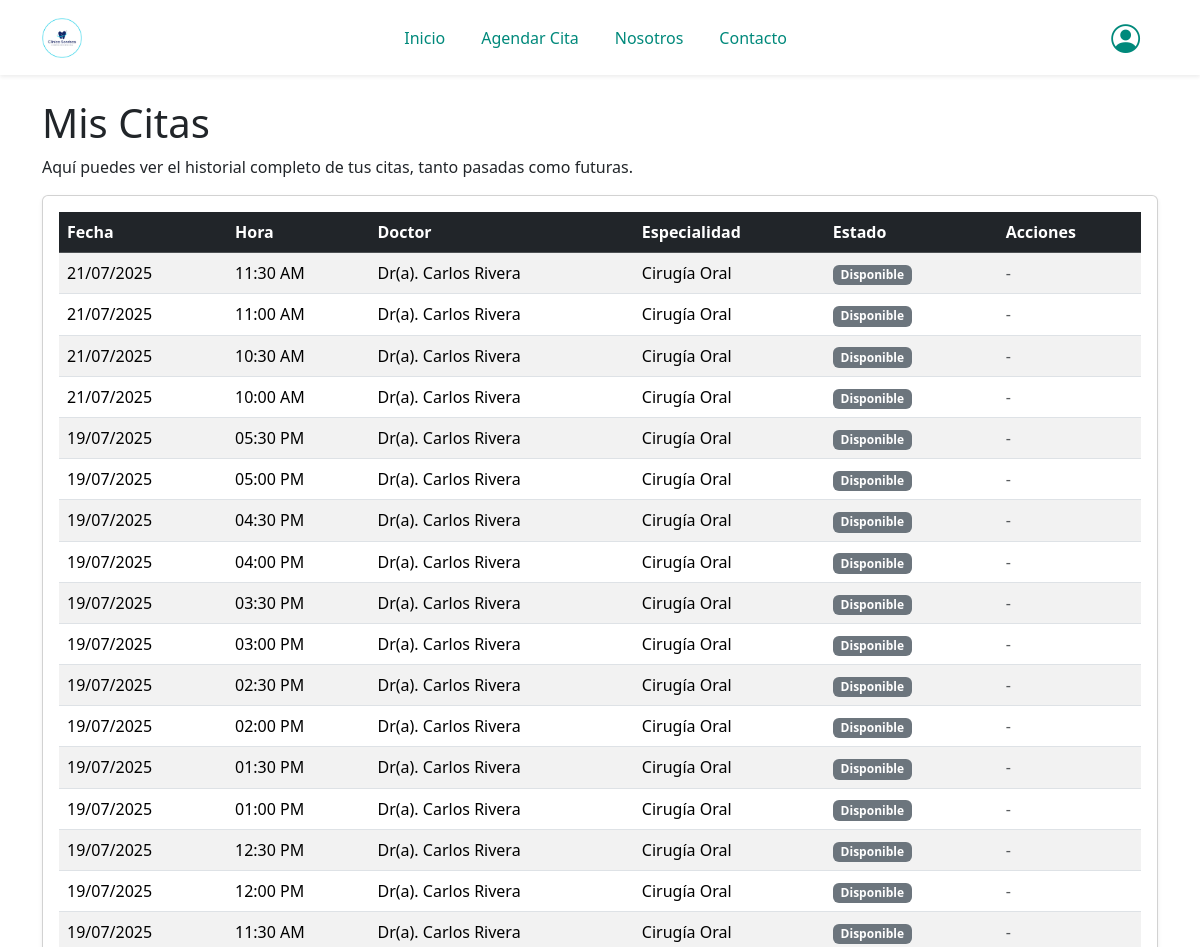
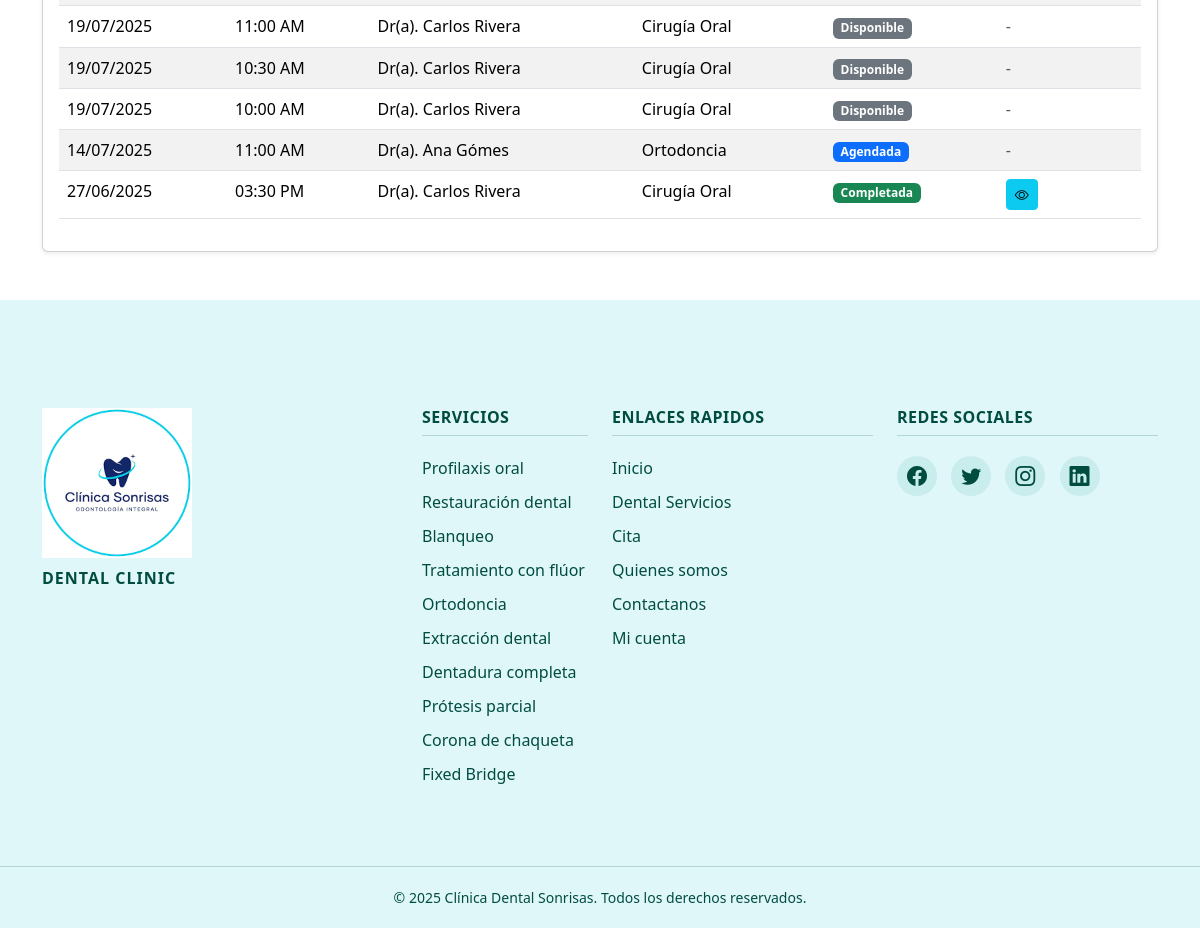
Screenshot of /paciente/mis_citas.php (signed in) with the database file from the repository (2 pictures, top to bottom).
### tables this page shows
CREATE TABLE `citas` (
  `id_cita` int(11) NOT NULL,
  `id_paciente` int(11) NOT NULL,
  `id_doctor` int(11) NOT NULL,
  `fecha_cita` date NOT NULL,
  `hora_cita` time NOT NULL,
  `estado` enum('disponible','agendada','completada','cancelada') NOT NULL DEFAULT 'agendada',
  `fecha_creacion` timestamp NOT NULL DEFAULT current_timestamp()
);

CREATE TABLE `usuarios` (
  `id_usuario` int(11) NOT NULL,
  `nombre` varchar(100) NOT NULL,
  `apellido` varchar(100) NOT NULL,
  `celular` varchar(20) DEFAULT NULL,
  `dni` varchar(20) DEFAULT NULL,
  `correo` varchar(100) NOT NULL,
  `password` varchar(255) NOT NULL,
  `rol` enum('paciente','doctor','administrador') NOT NULL,
  `estado` enum('activo','inactivo') NOT NULL DEFAULT 'activo',
  `fecha_registro` timestamp NOT NULL DEFAULT current_timestamp()
);

CREATE TABLE `especialidades` (
  `id_especialidad` int(11) NOT NULL,
  `nombre_especialidad` varchar(100) NOT NULL,
  `estado` enum('activo','inactivo') NOT NULL DEFAULT 'activo'
);

### paciente/mis_citas.php (the view, shortened to what this page needs)
<?php
require_once __DIR__ . '/../includes/config.php';
$id_usuario = $_SESSION['id_usuario'];
$sql = "SELECT c.id_cita, c.fecha_cita, c.hora_cita, c.estado,
               u.nombre as nombre_doctor, u.apellido as apellido_doctor, e.nombre_especialidad
        FROM citas c
        JOIN doctores d ON c.id_doctor = d.id_doctor
        JOIN usuarios u ON d.id_usuario = u.id_usuario
        JOIN especialidades e ON d.id_especialidad = e.id_especialidad
        JOIN pacientes p ON c.id_paciente = p.id_paciente
        WHERE p.id_usuario = ?
        ORDER BY c.fecha_cita DESC, c.hora_cita DESC";
$stmt = $mysqli->prepare($sql);
$stmt->bind_param("i", $id_usuario);
$stmt->execute();
$citas = $stmt->get_result();
?>
<?php require_once ROOT_PATH . '/includes/header.php'; ?>
<h1>Mis Citas</h1>
<p>Aquí puedes ver el historial completo de tus citas, tanto pasadas como futuras.</p>
<div class="card shadow-sm">
    <div class="card-body">
        <div class="table-responsive">
            <table class="table table-striped table-hover">
                <thead class="table-dark">
                    <tr>
                        <th>Fecha</th>
                        <th>Hora</th>
                        <th>Doctor</th>
                        <th>Especialidad</th>
                        <th>Estado</th>
                        <th>Acciones</th>
                    </tr>
                </thead>
                <tbody>
                    <?php if ($citas->num_rows > 0): ?>
                        <?php while($cita = $citas->fetch_assoc()): ?>
                            <tr>
                                <td><?php echo date("d/m/Y", strtotime($cita['fecha_cita'])); ?></td>
                                <td><?php echo date("h:i A", strtotime($cita['hora_cita'])); ?></td>
                                <td><?php echo 'Dr(a). ' . htmlspecialchars($cita['nombre_doctor'] . ' ' . $cita['apellido_doctor']); ?></td>
                                <td><?php echo htmlspecialchars($cita['nombre_especialidad']); ?></td>
                                <td>
                                    <?php
                                        $estado = $cita['estado'];
                                        $badge_class = 'bg-secondary';
                                        if ($estado == 'agendada') $badge_class = 'bg-primary';
                                        if ($estado == 'completada') $badge_class = 'bg-success';
                                    ?>
                                    <span class="badge <?php echo $badge_class; ?>"><?php echo ucfirst($estado); ?></span>
                                </td>
                                <td>
                                    <?php if ($cita['estado'] == 'completada'): ?>
                                        <a href="ver_detalle_cita.php?id=<?php echo $cita['id_cita']; ?>" class="btn btn-info btn-sm" title="Ver Detalle">
                                            <i class="bi bi-eye"></i>
                                        </a>
                                    <?php else: ?>
                                        <span class="text-muted">-</span>
                                    <?php endif; ?>
                                </td>
                            </tr>
                        <?php endwhile; ?>
                    <?php else: ?>
                        <tr>
                            <td colspan="6" class="text-center">No tienes citas registradas. <a href="agendar_cita.php">¡Agenda una ahora!</a></td>
                        </tr>
                    <?php endif; ?>
                </tbody>
            </table>
        </div>
    </div>
</div>
<?php require_once ROOT_PATH . '/includes/footer.php'; ?>

### includes/header.php (shortened to what this page needs)
<?php
$current_page = basename($_SERVER['PHP_SELF']);
$rol = $_SESSION['rol'] ?? 'publico';
?>
<!DOCTYPE html>
<html lang="es">
<head>
    <link href="https://cdn.jsdelivr.net/npm/bootstrap@5.3.3/dist/css/bootstrap.min.css" rel="stylesheet">
    <link rel="stylesheet" href="https://cdn.jsdelivr.net/npm/bootstrap-icons@1.11.3/font/bootstrap-icons.min.css">
    <link rel="stylesheet" href="<?php echo BASE_URL; ?>assets/css/style.css">
</head>
<body class="d-flex flex-column min-vh-100">
<?php if ($rol == 'doctor' || $rol == 'administrador'): ?>
    <?php
    $nav_class = '';
    if ($rol == 'administrador') $nav_class = 'bg-danger';
    if ($rol == 'doctor') $nav_class = 'bg-success';
    ?>
    <nav class="navbar navbar-expand-lg navbar-dark shadow-sm <?php echo $nav_class; ?>">
        <div class="container">
            <a class="navbar-brand fw-bold" href="<?php echo BASE_URL; ?>index.php">
                <i class="bi bi-shield-lock-fill"></i>
                <?php echo ($rol == 'administrador') ? 'Panel de Admin' : 'Panel de Doctor'; ?>
            </a>
            <button class="navbar-toggler" type="button" data-bs-toggle="collapse" data-bs-target="#navbarNav"><span class="navbar-toggler-icon"></span></button>
            <div class="collapse navbar-collapse" id="navbarNav">
                <ul class="navbar-nav ms-auto mb-2 mb-lg-0">
                    <?php if ($rol == 'administrador'): ?>
                        <li class="nav-item"><a class="nav-link" href="<?php echo BASE_URL; ?>admin/index.php">Menu</a></li>
                        <li class="nav-item"><a class="nav-link" href="<?php echo BASE_URL; ?>admin/gestionar_doctores.php">Doctores</a></li>
                        <li class="nav-item"><a class="nav-link" href="<?php echo BASE_URL; ?>admin/ver_usuarios.php">Usuarios</a></li>
                        <li class="nav-item"><a class="nav-link" href="<?php echo BASE_URL; ?>admin/gestionar_horarios.php">Horarios</a></li>
                    <?php else:  ?>
                        <li class="nav-item"><a class="nav-link" href="<?php echo BASE_URL; ?>doctor/index.php">Menu</a></li>
                        <li class="nav-item"><a class="nav-link" href="<?php echo BASE_URL; ?>doctor/agenda.php">Mi Agenda</a></li>
                        <li class="nav-item"><a class="nav-link" href="<?php echo BASE_URL; ?>doctor/mis_pacientes.php">Mis Pacientes</a></li>
                    <?php endif; ?>
                    <li class="nav-item dropdown">
                        <a class="nav-link dropdown-toggle" href="#" id="navbarUserDropdown" role="button" data-bs-toggle="dropdown" aria-expanded="false">
                            <i class="bi bi-person-circle"></i> <?php echo htmlspecialchars($_SESSION["nombre"]); ?>
                        </a>
                        <ul class="dropdown-menu dropdown-menu-end">
                            <?php $url_perfil = ($rol == 'doctor') ? BASE_URL . 'doctor/editar_perfil.php' : BASE_URL . 'paciente/editar_perfil.php'; ?>
                            <li><a class="dropdown-item" href="<?php echo $url_perfil; ?>">Editar Perfil</a></li>
                            <li><hr class="dropdown-divider"></li>
                            <li><a class="dropdown-item text-danger" href="<?php echo BASE_URL; ?>auth/logout.php"><i class="bi bi-box-arrow-right"></i> Cerrar Sesión</a></li>
                        </ul>
                    </li>
                </ul>
            </div>
        </div>
    </nav>
<?php else: ?>
    <nav class="navbar navbar-expand-lg navbar-light bg-white shadow-sm sticky-top">
      <div class="container">
        <a class="navbar-brand" href="<?php echo BASE_URL; ?>index.php"><img src="<?php echo BASE_URL; ?>assets/img/logo.png" alt="Logo Clínica Dental"></a>
        <div class="collapse navbar-collapse" id="navbarNav">
            <ul class="navbar-nav mx-auto">
                <li class="nav-item"><a class="nav-link <?php if ($current_page == 'index.php') echo 'active'; ?>" href="<?php echo BASE_URL; ?>index.php">Inicio</a></li>
                <li class="nav-item"><a class="nav-link <?php if ($current_page == 'agendar_cita.php') echo 'active'; ?>" href="<?php echo BASE_URL; ?>paciente/agendar_cita.php">Agendar Cita</a></li>
                <li class="nav-item"><a class="nav-link <?php if ($current_page == 'nosotros.php') echo 'active'; ?>" href="<?php echo BASE_URL; ?>nosotros.php">Nosotros</a></li>
                <li class="nav-item"><a class="nav-link <?php if ($current_page == 'contacto.php') echo 'active'; ?>" href="<?php echo BASE_URL; ?>contacto.php">Contacto</a></li>
            </ul>
            <ul class="navbar-nav">
                <?php if (isset($_SESSION['loggedin']) && $_SESSION['loggedin'] === true):  ?>
                    <li class="nav-item dropdown">
                        <a class="nav-link user-icon-link" href="#" id="navbarUserDropdown" role="button" data-bs-toggle="dropdown" aria-expanded="false"><i class="bi bi-person-circle"></i></a>
                    </li>
                <?php else:  ?>
                    <li class="nav-item"><a class="btn btn-outline-primary" href="<?php echo BASE_URL; ?>auth/login.php">Iniciar Sesión</a></li>
                <?php endif; ?>
            </ul>
        </div>
      </div>
    </nav>
<?php endif; ?>
<div class="container mt-4 mb-5 flex-grow-1">

### includes/footer.php (shortened to what this page needs)
</div> <footer class="site-footer mt-auto">
    <br/>
    <br/>
    <div class="footer-top">
        <div class="container">
            <div class="row">
                <div class="col-lg-4 col-md-6 col-12 mb-4">
                    <div class="footer-logo">
                        <img src="<?php echo BASE_URL; ?>assets/img/logo.png" alt="Logo Clínica Dental" class="img-fluid mb-2" style="max-width: 150px;">
                        <p class="clinic-name">DENTAL CLINIC</p>
                    </div>
                </div>
                <div class="col-lg-2 col-md-6 col-12 mb-4">
                    <h5 class="footer-title">Servicios</h5>
                    <ul class="list-unstyled footer-links">
                        <li><a href="#">Profilaxis oral</a></li>
                        <li><a href="#">Restauración dental</a></li>
                        <li><a href="#">Blanqueo</a></li>
                        <li><a href="#">Tratamiento con flúor</a></li>
                        <li><a href="#">Ortodoncia</a></li>
                        <li><a href="#">Extracción dental</a></li>
                        <li><a href="#">Dentadura completa</a></li>
                        <li><a href="#">Prótesis parcial</a></li>
                        <li><a href="#">Corona de chaqueta</a></li>
                        <li><a href="#">Fixed Bridge</a></li>
                    </ul>
                </div>
                <div class="col-lg-3 col-md-6 col-12 mb-4">
                    <h5 class="footer-title">Enlaces rapidos</h5>
                    <ul class="list-unstyled footer-links">
                        <li><a href="<?php echo BASE_URL; ?>index.php">Inicio</a></li>
                        <li><a href="#">Dental Servicios</a></li>
                        <li><a href="<?php echo BASE_URL; ?>paciente/agendar_cita.php">Cita</a></li>
                        <li><a href="<?php echo BASE_URL; ?>nosotros.php">Quienes somos</a></li>
                        <li><a href="<?php echo BASE_URL; ?>contacto.php">Contactanos</a></li>
                        <li><a href="<?php echo BASE_URL; ?>auth/login.php">Mi cuenta</a></li>
                    </ul>
                </div>
                <div class="col-lg-3 col-md-6 col-12 mb-4">
                    <h5 class="footer-title">Redes sociales</h5>
                    <div class="social-icons">
                        <a href="https://www.facebook.com/profile.php?id=100006773834772" class="social-icon"><i class="bi bi-facebook"></i></a>
                        <a href="https://x.com/auronplay?lang=es" class="social-icon"><i class="bi bi-twitter"></i></a>
                        <a href="https://www.instagram.com/davidguetta/" class="social-icon"><i class="bi bi-instagram"></i></a>
                        <a href="https://www.linkedin.com/in/dafne-cuvas-alvarez-dca/" class="social-icon"><i class="bi bi-linkedin"></i></a>
                    </div>
                    </div>
                </div>
            </div>
        </div>
    <div class="footer-bottom">
        <div class="container text-center">
            <p class="mb-0">© <?php echo date("Y"); ?> Clínica Dental Sonrisas. Todos los derechos reservados.</p>
        </div>
    </div>
</footer>
</body>
</html>

### includes/header.php (style rules this page uses)
.navbar-brand img { max-height: 40px; }
.navbar-light .navbar-nav .nav-link { color: #00897B; font-weight: 500; margin: 0 10px; transition: color 0.3s; }
.user-icon-link { color: #424242; }
.user-icon-link i { font-size: 1.8rem; }

### includes/footer.php (style rules this page uses)
.site-footer { background-color: #E0F7FA; color: #004D40; padding: 60px 0 20px 0; }
.footer-top { padding-bottom: 40px; }
.footer-logo .clinic-name { font-weight: 700; letter-spacing: 1px; color: #004D40; }
.footer-title { font-size: 16px; font-weight: 700; text-transform: uppercase; color: #004D40; margin-bottom: 20px; letter-spacing: 0.5px; border-bottom: 1px solid rgba(0, 77, 64, 0.2); padding-bottom: 8px; }
.footer-links li { margin-bottom: 10px; }
.footer-links a { text-decoration: none; color: #004D40; transition: color 0.3s ease; }
.social-icons .social-icon { display: inline-block; width: 40px; height: 40px; line-height: 40px; text-align: center; border-radius: 50%; background-color: rgba(0, 137, 123, 0.1); color: #004D40; margin-right: 10px; font-size: 20px; transition: background-color 0.3s, color 0.3s; }
.footer-bottom { padding-top: 20px; border-top: 1px solid rgba(0, 77, 64, 0.2); font-size: 14px; color: #004D40; }

### rows the page displays
citas: fecha_cita "21/07/2025", hora_cita "11:30 AM", usuarios.nombre+apellido "Carlos Rivera", especialidades.nombre_especialidad "Cirugía Oral", estado "Disponible"
citas: fecha_cita "21/07/2025", hora_cita "11:00 AM", usuarios.nombre+apellido "Carlos Rivera", especialidades.nombre_especialidad "Cirugía Oral", estado "Disponible"
citas: fecha_cita "21/07/2025", hora_cita "10:30 AM", usuarios.nombre+apellido "Carlos Rivera", especialidades.nombre_especialidad "Cirugía Oral", estado "Disponible"
citas: fecha_cita "21/07/2025", hora_cita "10:00 AM", usuarios.nombre+apellido "Carlos Rivera", especialidades.nombre_especialidad "Cirugía Oral", estado "Disponible"
citas: fecha_cita "19/07/2025", hora_cita "05:30 PM", usuarios.nombre+apellido "Carlos Rivera", especialidades.nombre_especialidad "Cirugía Oral", estado "Disponible"
citas: fecha_cita "19/07/2025", hora_cita "05:00 PM", usuarios.nombre+apellido "Carlos Rivera", especialidades.nombre_especialidad "Cirugía Oral", estado "Disponible"
citas: fecha_cita "19/07/2025", hora_cita "04:30 PM", usuarios.nombre+apellido "Carlos Rivera", especialidades.nombre_especialidad "Cirugía Oral", estado "Disponible"
citas: fecha_cita "19/07/2025", hora_cita "04:00 PM", usuarios.nombre+apellido "Carlos Rivera", especialidades.nombre_especialidad "Cirugía Oral", estado "Disponible"
citas: fecha_cita "19/07/2025", hora_cita "03:30 PM", usuarios.nombre+apellido "Carlos Rivera", especialidades.nombre_especialidad "Cirugía Oral", estado "Disponible"
citas: fecha_cita "19/07/2025", hora_cita "03:00 PM", usuarios.nombre+apellido "Carlos Rivera", especialidades.nombre_especialidad "Cirugía Oral", estado "Disponible"
citas: fecha_cita "19/07/2025", hora_cita "02:30 PM", usuarios.nombre+apellido "Carlos Rivera", especialidades.nombre_especialidad "Cirugía Oral", estado "Disponible"
citas: fecha_cita "19/07/2025", hora_cita "02:00 PM", usuarios.nombre+apellido "Carlos Rivera", especialidades.nombre_especialidad "Cirugía Oral", estado "Disponible"
citas: fecha_cita "19/07/2025", hora_cita "01:30 PM", usuarios.nombre+apellido "Carlos Rivera", especialidades.nombre_especialidad "Cirugía Oral", estado "Disponible"
citas: fecha_cita "19/07/2025", hora_cita "01:00 PM", usuarios.nombre+apellido "Carlos Rivera", especialidades.nombre_especialidad "Cirugía Oral", estado "Disponible"
citas: fecha_cita "19/07/2025", hora_cita "12:30 PM", usuarios.nombre+apellido "Carlos Rivera", especialidades.nombre_especialidad "Cirugía Oral", estado "Disponible"
citas: fecha_cita "19/07/2025", hora_cita "12:00 PM", usuarios.nombre+apellido "Carlos Rivera", especialidades.nombre_especialidad "Cirugía Oral", estado "Disponible"
citas: fecha_cita "19/07/2025", hora_cita "11:30 AM", usuarios.nombre+apellido "Carlos Rivera", especialidades.nombre_especialidad "Cirugía Oral", estado "Disponible"
citas: fecha_cita "19/07/2025", hora_cita "11:00 AM", usuarios.nombre+apellido "Carlos Rivera", especialidades.nombre_especialidad "Cirugía Oral", estado "Disponible"
citas: fecha_cita "19/07/2025", hora_cita "10:30 AM", usuarios.nombre+apellido "Carlos Rivera", especialidades.nombre_especialidad "Cirugía Oral", estado "Disponible"
citas: fecha_cita "19/07/2025", hora_cita "10:00 AM", usuarios.nombre+apellido "Carlos Rivera", especialidades.nombre_especialidad "Cirugía Oral", estado "Disponible"
citas: fecha_cita "14/07/2025", hora_cita "11:00 AM", usuarios.nombre+apellido "Ana Gómes", especialidades.nombre_especialidad "Ortodoncia", estado "Agendada"
citas: fecha_cita "27/06/2025", hora_cita "03:30 PM", usuarios.nombre+apellido "Carlos Rivera", especialidades.nombre_especialidad "Cirugía Oral", estado "Completada"
